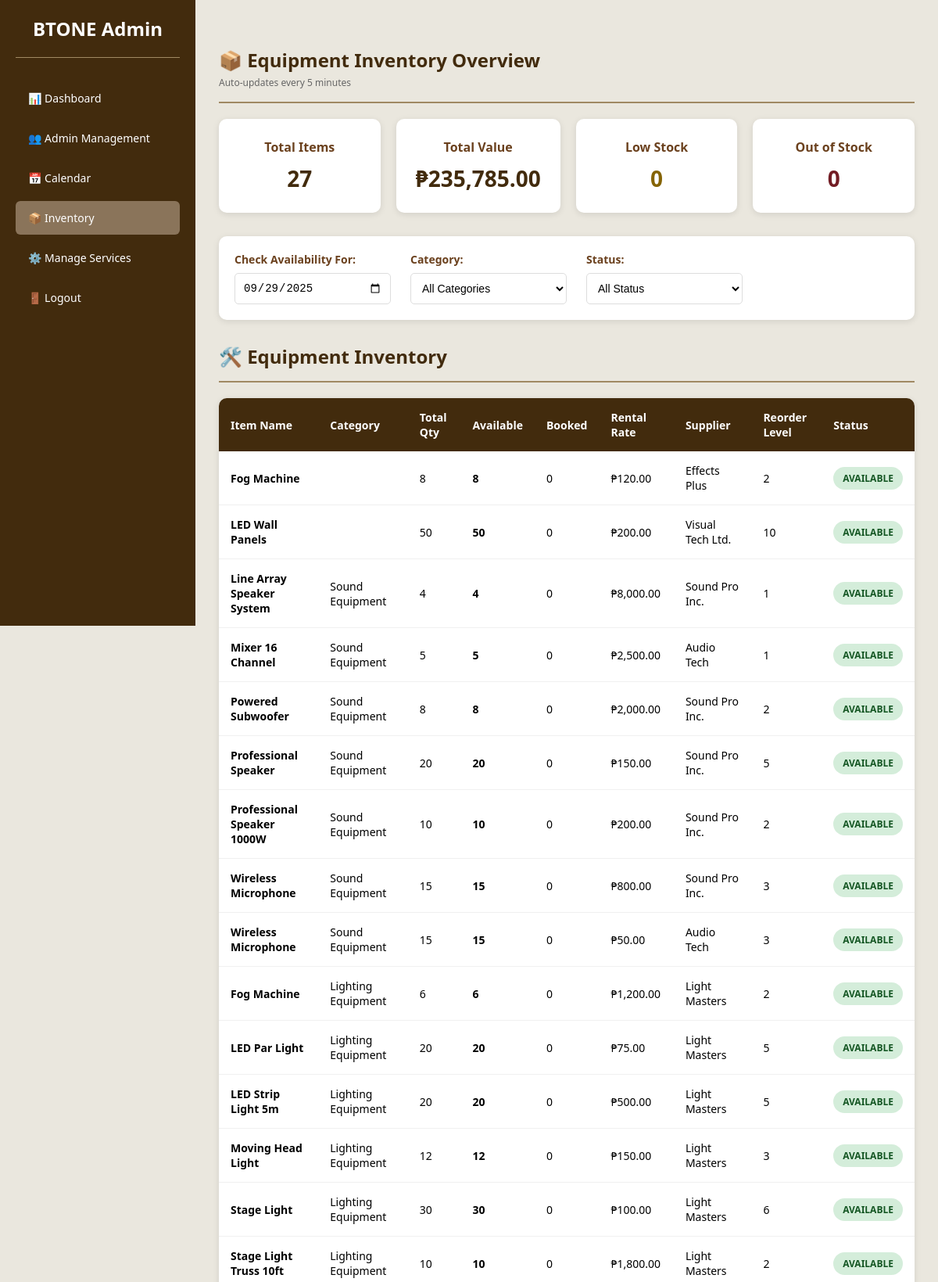
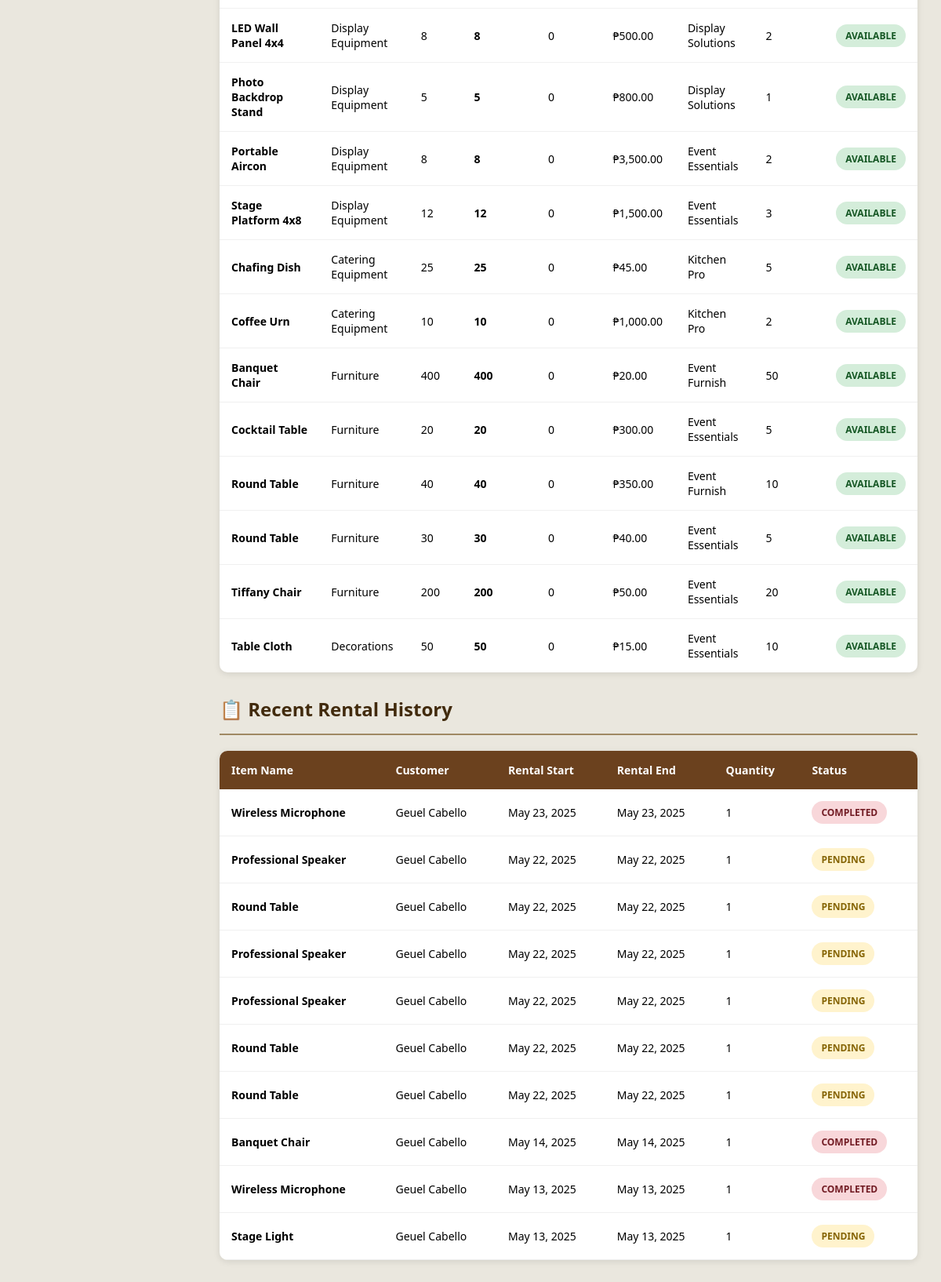
/admin/PHP/Inventory.php (signed in), run on the app's committed database (2 pictures, top to bottom).
### tables this page shows
CREATE TABLE IF NOT EXISTS `inventory` (
  `id` int NOT NULL AUTO_INCREMENT,
  `item_name` varchar(255) NOT NULL,
  `description` text,
  `category` enum('Sound Equipment','Lighting Equipment','Display Equipment','Catering Equipment','Furniture','Decorations') DEFAULT NULL,
  `category_id` int DEFAULT NULL,
  `quantity` int NOT NULL,
  `unit_price` decimal(10,2) NOT NULL,
  `supplier` varchar(255) DEFAULT NULL,
  `reorder_level` int NOT NULL,
  `last_restock_date` datetime DEFAULT NULL,
  `status` enum('In Stock','Low Stock','Out of Stock') NOT NULL,
  `created_at` timestamp NOT NULL DEFAULT CURRENT_TIMESTAMP,
  `updated_at` timestamp NOT NULL DEFAULT CURRENT_TIMESTAMP ON UPDATE CURRENT_TIMESTAMP,
  `available_quantity` int DEFAULT '0',
  `rented_quantity` int DEFAULT '0',
  PRIMARY KEY (`id`),
  KEY `idx_inventory_category` (`category`),
  KEY `idx_inventory_status` (`status`)
);

### admin/PHP/Inventory.php (the view, shortened to what this page needs)
<?php
$host = 'localhost';
$dbname = 'btonedatabase';
$username = 'root';
$password = '';
try {
    $pdo = new PDO("mysql:host=$host;dbname=$dbname;charset=utf8mb4", $username, $password);
    $pdo->setAttribute(PDO::ATTR_ERRMODE, PDO::ERRMODE_EXCEPTION);
} catch (PDOException $e) {
    die("Database Connection Failed: " . $e->getMessage());
}
$check_date = isset($_GET['date']) ? $_GET['date'] : date('Y-m-d');
$query = "SELECT i.*,
    (i.quantity - COALESCE(
        (SELECT SUM(be.quantity)
         FROM booking_equipment be
         INNER JOIN bookings b ON be.booking_id = b.id
         WHERE be.equipment_id = i.id
         AND b.status NOT IN ('Completed', 'Canceled')
         AND be.rental_start <= :check_date
         AND be.rental_end >= :check_date), 0
    )) as available_quantity,
    COALESCE(
        (SELECT SUM(be.quantity)
         FROM booking_equipment be
         INNER JOIN bookings b ON be.booking_id = b.id
         WHERE be.equipment_id = i.id
         AND b.status NOT IN ('Completed', 'Canceled')
         AND be.rental_start <= :check_date2
         AND be.rental_end >= :check_date2), 0
    ) as booked_quantity
    FROM inventory i
    WHERE 1=1";
$query .= " ORDER BY i.category, i.item_name";
$stmt = $pdo->prepare($query);
$stmt->bindParam(':check_date', $check_date);
$stmt->bindParam(':check_date2', $check_date);
$stmt->execute();
$inventory = $stmt->fetchAll(PDO::FETCH_ASSOC);
$historyQuery = "SELECT
    i.item_name,
    CONCAT(u.bt_first_name, ' ', u.bt_last_name) as customer_name,
    be.rental_start,
    be.rental_end,
    be.quantity,
    b.status
FROM booking_equipment be
INNER JOIN inventory i ON be.equipment_id = i.id
INNER JOIN bookings b ON be.booking_id = b.id
INNER JOIN btuser u ON b.btuser_id = u.bt_user_id
ORDER BY be.rental_start DESC
LIMIT 10";
$historyStmt = $pdo->query($historyQuery);
$rentalHistory = $historyStmt->fetchAll(PDO::FETCH_ASSOC);
$totalItems = $pdo->query("SELECT COUNT(*) FROM inventory")->fetchColumn();
$totalValue = $pdo->query("SELECT SUM(quantity * unit_price) FROM inventory")->fetchColumn();
$lowStockItems = $pdo->query("SELECT COUNT(*) FROM inventory WHERE available_quantity <= reorder_level AND available_quantity > 0")->fetchColumn();
$outOfStockItems = $pdo->query("SELECT COUNT(*) FROM inventory WHERE available_quantity = 0")->fetchColumn();
?>
<!DOCTYPE html>
<html lang="en">
<head>
    <link rel="stylesheet" href="/assets_css/admin.css">
</head>
<body>
    <nav class="sidebar">
        <div class="logo">
            <h2>BTONE Admin</h2>
        </div>
        <ul class="nav-menu">
            <li><a href="dashboard.php">📊 Dashboard</a></li>
            <li><a href="add_user.php">👥 Admin Management</a></li>
            <li><a href="calendar.php">📅 Calendar</a></li>
            <li><a href="Inventory.php" class="active">📦 Inventory</a></li>
            <li><a href="admin_management.php">⚙️ Manage Services</a></li>
            <li><a href="Index.php?logout=true">🚪 Logout</a></li>
        </ul>
    </nav>
    <main class="main-content">
        <div class="section-header">
            <h2>📦 Equipment Inventory Overview</h2>
            <small style="color: #666; font-size: 12px;">Auto-updates every 5 minutes</small>
        </div>
        <div class="analytics-section">
            <div class="stats-card">
                <h3>Total Items</h3>
                <p><?php echo $totalItems; ?></p>
            </div>
            <div class="stats-card">
                <h3>Total Value</h3>
                <p>₱<?php echo number_format($totalValue, 2); ?></p>
            </div>
            <div class="stats-card">
                <h3>Low Stock</h3>
                <p style="color: #856404;"><?php echo $lowStockItems; ?></p>
            </div>
            <div class="stats-card">
                <h3>Out of Stock</h3>
                <p style="color: #721c24;"><?php echo $outOfStockItems; ?></p>
            </div>
        </div>
        <div class="filters">
            <div class="filter-group">
                <label>Check Availability For:</label>
                <input type="date" value="<?php echo $check_date; ?>" onchange="updateFilters('date', this.value)">
            </div>
            <div class="filter-group">
                <label>Category:</label>
                <select onchange="updateFilters('category', this.value)">
                    <option value="">All Categories</option>
                </select>
            </div>
            <div class="filter-group">
                <label>Status:</label>
                <select onchange="updateFilters('status', this.value)">
                    <option value="">All Status</option>
                </select>
            </div>
        </div>
        <div class="section-header">
            <h2>🛠️ Equipment Inventory</h2>
        </div>
        <table class="inventory-table">
            <thead>
                <tr>
                    <th>Item Name</th>
                    <th>Category</th>
                    <th>Total Qty</th>
                    <th>Available</th>
                    <th>Booked</th>
                    <th>Rental Rate</th>
                    <th>Supplier</th>
                    <th>Reorder Level</th>
                    <th>Status</th>
                </tr>
            </thead>
            <tbody>
                <?php if (!empty($inventory)): ?>
                    <?php foreach($inventory as $item):
                        $status_class = 'in';
                        $status_text = 'Available';
                    ?>
                        <tr>
                            <td><strong><?php echo htmlspecialchars($item['item_name']); ?></strong></td>
                            <td><?php echo htmlspecialchars($item['category'] ?? 'Uncategorized'); ?></td>
                            <td><?php echo htmlspecialchars($item['quantity']); ?></td>
                            <td><strong><?php echo $item['available_quantity']; ?></strong></td>
                            <td><?php echo $item['booked_quantity']; ?></td>
                            <td>₱<?php echo number_format($item['unit_price'], 2); ?></td>
                            <td><?php echo htmlspecialchars($item['supplier'] ?? 'Not specified'); ?></td>
                            <td><?php echo htmlspecialchars($item['reorder_level'] ?? 5); ?></td>
                            <td>
                                <span class="status status-<?php echo $status_class; ?>">
                                    <?php echo $status_text; ?>
                                </span>
                            </td>
                        </tr>
                    <?php endforeach; ?>
                <?php else: ?>
                    <tr>
                        <td colspan="9" style="text-align: center; padding: 30px;">No inventory items found</td>
                    </tr>
                <?php endif; ?>
            </tbody>
        </table>
        <div class="section-header">
            <h2>📋 Recent Rental History</h2>
        </div>
        <table class="history-table">
            <thead>
                <tr>
                    <th>Item Name</th>
                    <th>Customer</th>
                    <th>Rental Start</th>
                    <th>Rental End</th>
                    <th>Quantity</th>
                    <th>Status</th>
                </tr>
            </thead>
            <tbody>
                <?php if (!empty($rentalHistory)): ?>
                    <?php foreach($rentalHistory as $row): ?>
                        <tr>
                            <td><strong><?php echo htmlspecialchars($row['item_name']); ?></strong></td>
                            <td><?php echo htmlspecialchars($row['customer_name']); ?></td>
                            <td><?php echo date('M j, Y', strtotime($row['rental_start'])); ?></td>
                            <td><?php echo date('M j, Y', strtotime($row['rental_end'])); ?></td>
                            <td><?php echo $row['quantity']; ?></td>
                            <td>
                                <span class="status <?php
                                    echo $row['status'] === 'Approved' ? 'status-in' :
                                         ($row['status'] === 'Pending' ? 'status-low' : 'status-out');
                                ?>">
                                    <?php echo htmlspecialchars($row['status']); ?>
                                </span>
                            </td>
                        </tr>
                    <?php endforeach; ?>
                <?php else: ?>
                    <tr>
                        <td colspan="6" style="text-align: center; padding: 30px;">No rental history found</td>
                    </tr>
                <?php endif; ?>
            </tbody>
        </table>
    </main>
</body>
</html>

### admin/assets_css/admin.css (style rules this page uses)
:root { --primary-bg: #422b0d; --secondary-bg: #eae7de; --card-bg: #ffffff; --text-light: #ffffff; --text-dark: #000000; --accent: #A08963; --accent-dark: #8a745a; --highlight: #6b411e; }
* { margin: 0; padding: 0; box-sizing: border-box; }
body { font-family: "Segoe UI", Tahoma, Geneva, Verdana, sans-serif; background-color: var(--secondary-bg); color: var(--text-dark); min-height: 100vh; }
.sidebar { width: 250px; background-color: var(--primary-bg); color: var(--text-light); height: 100vh; padding: 20px; position: fixed; top: 0; left: 0; overflow-y: auto; }
.sidebar .logo { text-align: center; margin-bottom: 30px; padding-bottom: 20px; border-bottom: 1px solid var(--accent); }
.sidebar .logo h2 { font-size: 24px; color: var(--text-light); margin: 0; }
.nav-menu { list-style: none; padding: 0; margin: 0; }
.nav-menu li { margin: 8px 0; }
.nav-menu li a { text-decoration: none; color: var(--text-light); padding: 12px 16px; display: block; border-radius: 6px; transition: background 0.3s; font-size: 14px; }
.nav-menu li a:hover, .nav-menu li a.active { background-color: var(--accent-dark); }
.main-content { margin-left: 250px; padding: 30px; min-height: 100vh; }
.analytics-section { display: grid; grid-template-columns: repeat(4, 1fr); gap: 20px; margin-bottom: 30px; }
.stats-card { background: var(--card-bg); border-radius: 10px; padding: 25px; box-shadow: 0 2px 8px rgba(0, 0, 0, 0.1); text-align: center; }
.stats-card h3 { margin-bottom: 10px; font-size: 16px; color: var(--highlight); font-weight: 600; }
.stats-card p { font-size: 28px; font-weight: bold; margin: 0; color: var(--primary-bg); }
.section-header { margin: 30px 0 20px 0; padding-bottom: 15px; border-bottom: 2px solid var(--accent); }
.section-header h2 { color: var(--primary-bg); margin: 0; font-size: 24px; font-weight: 600; }
.filters { background: var(--card-bg); padding: 20px; border-radius: 10px; margin-bottom: 20px; box-shadow: 0 2px 8px rgba(0,0,0,0.1); display: flex; gap: 25px; align-items: end; flex-wrap: wrap; }
.filter-group { display: flex; flex-direction: column; gap: 8px; min-width: 200px; }
.filter-group label { font-weight: 600; color: var(--highlight); font-size: 14px; }
.filter-group input, .filter-group select { padding: 10px; border: 1px solid #ddd; border-radius: 5px; font-size: 14px; background: white; }
.inventory-table { width: 100%; border-collapse: collapse; background: var(--card-bg); border-radius: 10px; overflow: hidden; box-shadow: 0 2px 8px rgba(0,0,0,0.1); margin-bottom: 30px; }
.inventory-table thead { background: var(--primary-bg); color: var(--text-light); }
.inventory-table th { padding: 15px; text-align: left; font-weight: 600; font-size: 14px; border: none; }
.inventory-table td { padding: 15px; text-align: left; border-bottom: 1px solid #f0f0f0; font-size: 14px; }
.inventory-table tbody tr:last-child td { border-bottom: none; }
.history-table { width: 100%; border-collapse: collapse; background: var(--card-bg); border-radius: 10px; overflow: hidden; box-shadow: 0 2px 8px rgba(0,0,0,0.1); }
.history-table thead { background: var(--highlight); color: var(--text-light); }
.history-table th { padding: 15px; text-align: left; font-weight: 600; font-size: 14px; border: none; }
.history-table td { padding: 15px; text-align: left; border-bottom: 1px solid #f0f0f0; font-size: 14px; }
.status { padding: 6px 12px; border-radius: 20px; font-size: 12px; font-weight: bold; text-transform: uppercase; display: inline-block; min-width: 80px; text-align: center; }
.status-in { background: #d4edda; color: #155724; }
.status-low { background: #fff3cd; color: #856404; }
.status-out { background: #f8d7da; color: #721c24; }

### data on the page
inventory: item_name "Fog Machine", quantity "8", available_quantity "8", booked_quantity "0", unit_price "120.00", supplier "Effects Plus", reorder_level "2", status_text "AVAILABLE"
inventory: item_name "LED Wall Panels", quantity "50", available_quantity "50", booked_quantity "0", unit_price "200.00", supplier "Visual Tech Ltd.", reorder_level "10", status_text "AVAILABLE"
inventory: item_name "Line Array Speaker System", category "Sound Equipment", quantity "4", available_quantity "4", booked_quantity "0", unit_price "8,000.00", supplier "Sound Pro Inc.", reorder_level "1", status_text "AVAILABLE"
inventory: item_name "Mixer 16 Channel", category "Sound Equipment", quantity "5", available_quantity "5", booked_quantity "0", unit_price "2,500.00", supplier "Audio Tech", reorder_level "1", status_text "AVAILABLE"
inventory: item_name "Powered Subwoofer", category "Sound Equipment", quantity "8", available_quantity "8", booked_quantity "0", unit_price "2,000.00", supplier "Sound Pro Inc.", reorder_level "2", status_text "AVAILABLE"
inventory: item_name "Professional Speaker", category "Sound Equipment", quantity "20", available_quantity "20", booked_quantity "0", unit_price "150.00", supplier "Sound Pro Inc.", reorder_level "5", status_text "AVAILABLE"
inventory: item_name "Professional Speaker 1000W", category "Sound Equipment", quantity "10", available_quantity "10", booked_quantity "0", unit_price "200.00", supplier "Sound Pro Inc.", reorder_level "2", status_text "AVAILABLE"
inventory: item_name "Wireless Microphone", category "Sound Equipment", quantity "15", available_quantity "15", booked_quantity "0", unit_price "800.00", supplier "Sound Pro Inc.", reorder_level "3", status_text "AVAILABLE"
inventory: item_name "Wireless Microphone", category "Sound Equipment", quantity "15", available_quantity "15", booked_quantity "0", unit_price "50.00", supplier "Audio Tech", reorder_level "3", status_text "AVAILABLE"
inventory: item_name "Fog Machine", category "Lighting Equipment", quantity "6", available_quantity "6", booked_quantity "0", unit_price "1,200.00", supplier "Light Masters", reorder_level "2", status_text "AVAILABLE"
inventory: item_name "LED Par Light", category "Lighting Equipment", quantity "20", available_quantity "20", booked_quantity "0", unit_price "75.00", supplier "Light Masters", reorder_level "5", status_text "AVAILABLE"
inventory: item_name "LED Strip Light 5m", category "Lighting Equipment", quantity "20", available_quantity "20", booked_quantity "0", unit_price "500.00", supplier "Light Masters", reorder_level "5", status_text "AVAILABLE"
inventory: item_name "Moving Head Light", category "Lighting Equipment", quantity "12", available_quantity "12", booked_quantity "0", unit_price "150.00", supplier "Light Masters", reorder_level "3", status_text "AVAILABLE"
inventory: item_name "Stage Light", category "Lighting Equipment", quantity "30", available_quantity "30", booked_quantity "0", unit_price "100.00", supplier "Light Masters", reorder_level "6", status_text "AVAILABLE"
inventory: item_name "Stage Light Truss 10ft", category "Lighting Equipment", quantity "10", available_quantity "10", booked_quantity "0", unit_price "1,800.00", supplier "Light Masters", reorder_level "2", status_text "AVAILABLE"
inventory: item_name "LED Wall Panel 4x4", category "Display Equipment", quantity "8", available_quantity "8", booked_quantity "0", unit_price "500.00", supplier "Display Solutions", reorder_level "2", status_text "AVAILABLE"
inventory: item_name "Photo Backdrop Stand", category "Display Equipment", quantity "5", available_quantity "5", booked_quantity "0", unit_price "800.00", supplier "Display Solutions", reorder_level "1", status_text "AVAILABLE"
inventory: item_name "Portable Aircon", category "Display Equipment", quantity "8", available_quantity "8", booked_quantity "0", unit_price "3,500.00", supplier "Event Essentials", reorder_level "2", status_text "AVAILABLE"
inventory: item_name "Stage Platform 4x8", category "Display Equipment", quantity "12", available_quantity "12", booked_quantity "0", unit_price "1,500.00", supplier "Event Essentials", reorder_level "3", status_text "AVAILABLE"
inventory: item_name "Chafing Dish", category "Catering Equipment", quantity "25", available_quantity "25", booked_quantity "0", unit_price "45.00", supplier "Kitchen Pro", reorder_level "5", status_text "AVAILABLE"
inventory: item_name "Coffee Urn", category "Catering Equipment", quantity "10", available_quantity "10", booked_quantity "0", unit_price "1,000.00", supplier "Kitchen Pro", reorder_level "2", status_text "AVAILABLE"
inventory: item_name "Banquet Chair", category "Furniture", quantity "400", available_quantity "400", booked_quantity "0", unit_price "20.00", supplier "Event Furnish", reorder_level "50", status_text "AVAILABLE"
inventory: item_name "Cocktail Table", category "Furniture", quantity "20", available_quantity "20", booked_quantity "0", unit_price "300.00", supplier "Event Essentials", reorder_level "5", status_text "AVAILABLE"
inventory: item_name "Round Table", category "Furniture", quantity "40", available_quantity "40", booked_quantity "0", unit_price "350.00", supplier "Event Furnish", reorder_level "10", status_text "AVAILABLE"
inventory: item_name "Round Table", category "Furniture", quantity "30", available_quantity "30", booked_quantity "0", unit_price "40.00", supplier "Event Essentials", reorder_level "5", status_text "AVAILABLE"
inventory: item_name "Tiffany Chair", category "Furniture", quantity "200", available_quantity "200", booked_quantity "0", unit_price "50.00", supplier "Event Essentials", reorder_level "20", status_text "AVAILABLE"
inventory: item_name "Table Cloth", category "Decorations", quantity "50", available_quantity "50", booked_quantity "0", unit_price "15.00", supplier "Event Essentials", reorder_level "10", status_text "AVAILABLE"

### other printed values
$totalItems "27"
$totalValue "235,785.00"
$lowStockItems "0"
$outOfStockItems "0"
$row['item_name'] "Wireless Microphone"
$row['customer_name'] "Geuel Cabello"
date('M j, Y', strtotime($row['rental_start'])) "May 23, 2025"
date('M j, Y', strtotime($row['rental_end'])) "May 23, 2025"
$row['quantity'] "1"
$row['status'] "COMPLETED"
$row['item_name'] "Professional Speaker"
date('M j, Y', strtotime($row['rental_start'])) "May 22, 2025"
date('M j, Y', strtotime($row['rental_end'])) "May 22, 2025"
$row['status'] "PENDING"
$row['item_name'] "Round Table"
